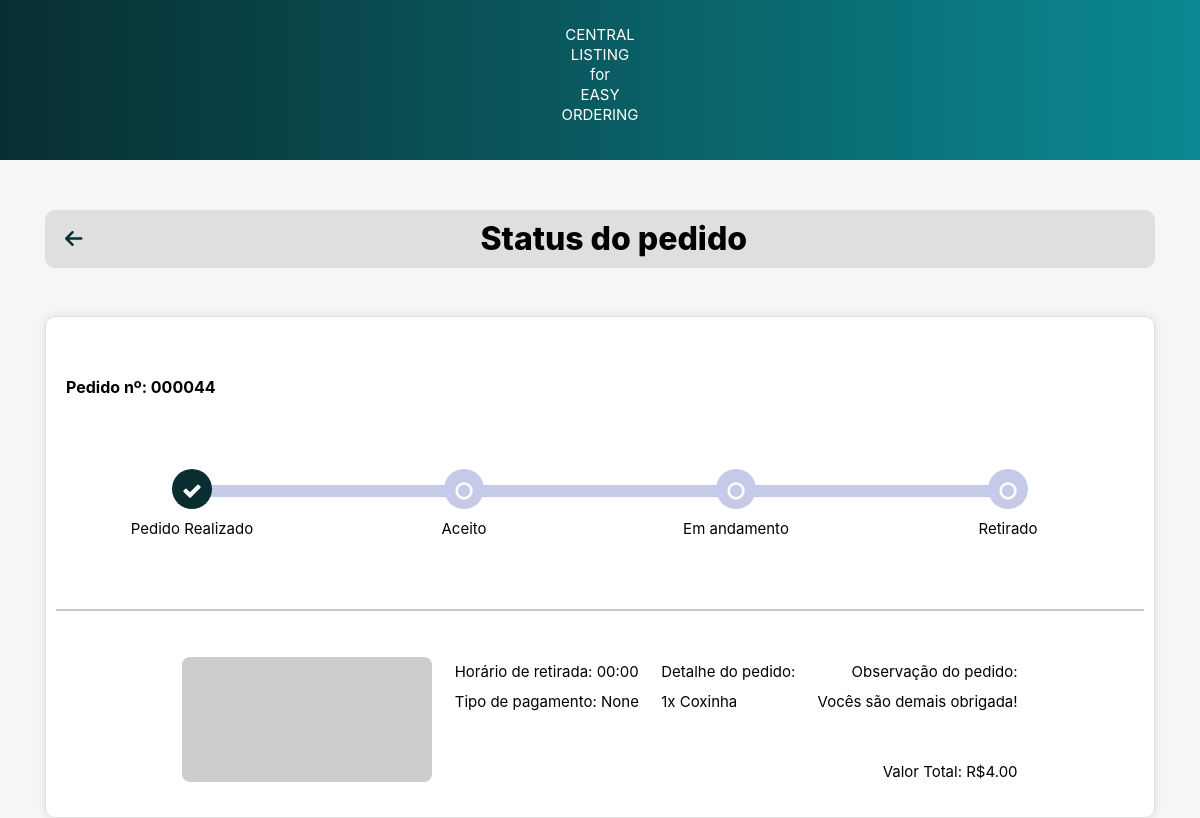
/order_status/ (signed in), run on an earlier commit of the app's database.
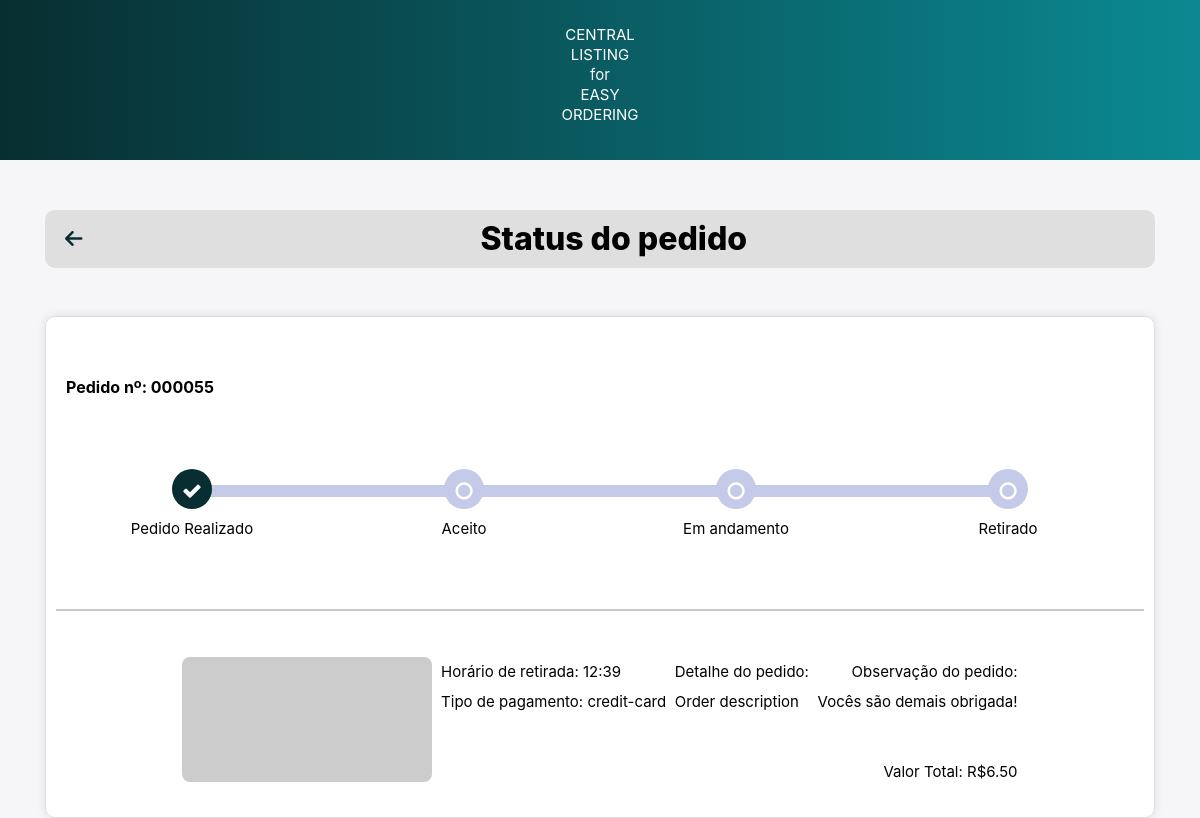
And on a later commit of the database.
### main/models.py (models this page shows)
class Order(models.Model):
    PAYMENT_METHOD_CHOICES = [
        ('pix', 'PIX'),
        ('credit_card', 'Credit Card'),
    ]
    user = models.ForeignKey(User, on_delete=models.CASCADE)
    order = models.CharField(max_length=1000)
    order_datetime = models.DateTimeField()
    pickup_time = models.DateTimeField()
    total = models.DecimalField(max_digits=6, decimal_places=2)
    payment_method = models.CharField(max_length=20, choices=PAYMENT_METHOD_CHOICES, null=True)

### main/views.py (the view)
# urls.py: path('order_status/', views.order_status, name='order_status'),
@login_required(login_url='login')
def order_status(request):
    cart = Cart.objects.filter(user=request.user)
    total = cart.aggregate(total=Sum(F('product__price') * F('quantity')))['total']
    if request.method == 'POST':
        order_datetime = datetime.now()
        pickup_time = datetime.now() + timedelta(minutes=30)
        order_products = [f"{item.quantity}x {item.product.name}" for item in cart]
        order_summary = ", ".join(order_products)
        order = Order.objects.create(user=request.user, order=order_summary, total=total,
        pickup_time=pickup_time, order_datetime=order_datetime)
        messages.success(request, 'Pedido realizado com sucesso!')
        cart.delete()
    else:
        order = Order.objects.filter(user=request.user).last()
    context = {
        'order': order,
    }
    return render(request, 'order_status.html', context)

### templates/order_status.html (shortened to what this page needs)
{% load static %}
<!DOCTYPE html>
<html>
<head>
    <link rel="stylesheet" href="https://cdnjs.cloudflare.com/ajax/libs/font-awesome/6.4.0/css/all.min.css" />
    <link
    rel="stylesheet"
    href="https://cdn.jsdelivr.net/npm/bootstrap@4.3.1/dist/css/bootstrap.min.css"
  />
  <link
    rel="stylesheet"
    href="https://cdnjs.cloudflare.com/ajax/libs/font-awesome/4.7.0/css/font-awesome.css"
  />
  <link rel="stylesheet" type="text/css" href="{% static './css/order_status.css' %}">
</head>
<body>
  <nav>
          <p>CENTRAL<br>LISTING<br>for<br>EASY<br>ORDERING</p>
  </nav>
    <div class="container">
        <div class="top-bar">
            <a id="arrow" href="{% url 'home' %}" class="back-to-home">
                <i class="fas fa-arrow-left"></i>
            </a>
            <h1 class="top-bar-title">Status do pedido</h1>
        </div>
    </div>
    {% if order %}
    <div class="container">
      <div class="card">
        <div class="timeline-container">
          <div class="order_number_text">
            Pedido nº: 0000{{ order.id }}</p>
          </div>
          <ul id="progressbar" class="text-center">
            <li class="step0">
              <div class="step-container">
                <p class="status-text">Pedido Realizado</p>
              </div>
            </li>
            <li class="step0">
              <div class="step-container">
                <p class="status-text">Aceito</p>
              </div>
            </li>
            <li class="step0">
              <div class="step-container">
                <p class="status-text">Em andamento</p>
              </div>
            </li>
            <li class="step0">
              <div class="step-container">
                <p class="status-text">Retirado</p>
              </div>
            </li>
          </ul>
          <br><br><br><br><br>
          <div class="track-order">
            <hr>
            <div class="row d-flex justify-content-between px-3 top">
              <div class="d-flex">
                <img src="https://placehold.co/600x400?text=product_img" alt="Product Image" style="width:250px;height:125px;">
              </div>
              <div>
                <p>Horário de retirada: {{ order.pickup_time|date:"H:i"}}</p>
                <p>Tipo de pagamento: {{ order.payment_method }}</p>
              </div>
              <div>
                <p>Detalhe do pedido:</p>
                <p>{{order.order}}</p>
              </div>
              <div class="d-flex flex-column text-sm-right">
                <p>Observação do pedido:</p>
                <p>Vocês são demais obrigada!</p>
                <p><br><br>Valor Total: R${{order.total}}</p>
              </div>
            </div>
          </div>
        </div>
      </div>
    </div>
    {% endif %}
</body>
</html>

### static/css/order_status.css (style rules this page uses)
* { box-sizing: border-box; margin: 0; padding: 0; }
nav { background: linear-gradient(90deg, #082E31, #0b8992); padding: 5px; text-align: center; font-size: 15px; width: 100%; color: #fff; margin-bottom: 50px; font-weight: normal; }
.top-bar { display: flex; align-items: center; padding: 10px 20px; background-color: #dfdfdf; border-radius: 10px; width: 100%; margin: 0 auto; position: relative; }
.top-bar-title { flex-grow: 1; margin: 0; font-size: 32px; text-align: center; }
.back-to-home { color: #082E31; font-size: 20px; margin-right: 10px; }
body { color: #000; overflow-x: hidden; height: 100%; background-color: #f6f5f7; background-repeat: no-repeat; }
.card { z-index: 0; background-color: #fff; padding-bottom: 0px; margin-top: 48px; border-radius: 10px; border: 0px solid rgba(0,0,0,.125); }
.top { padding-top: 30px; padding-left: 13% !important; padding-right: 13% !important; }
#progressbar { margin-bottom: 1px; padding-left: 0; margin-top: 70px; }
#progressbar li { list-style-type: none; font-size: 13px; width: 25%; float: left; position: relative; font-weight: 400; }
#progressbar .step0::before { font-family: FontAwesome; content: '\f10c'; color: #fff; }
#progressbar li::before { width: 40px; height: 40px; line-height: 45px; display: block; font-size: 20px; background: #c5cae9; border-radius: 50%; margin: auto; padding: 0; }
#progressbar li::after { content: ''; width: 100%; height: 12px; background-color: #c5cae9; position: absolute; top: 16px; left: 0; z-index: -1; }
#progressbar li:last-child::after { border-top-right-radius: 10px; border-bottom-right-radius: 10px; position: absolute; left: -50%; }
#progressbar li:nth-child(2)::after, #progressbar li:nth-child(3)::after { left: -50%; }
#progressbar li:first-child::after { border-top-left-radius: 10px; border-bottom-right-radius: 10px; position: absolute; left: 50%; }
#progressbar li.active::before, #progressbar li.active::after { background-color: #082E31; transition: background 1.0s; }
#progressbar li.active::before { font-family: FontAwesome; content: '\f00c'; color: #fff; }
.status-text { text-align: center; margin-top: 10px; }
.step-container { display: flex; flex-direction: column; align-items: center; justify-content: center; }
img { border-radius: 8px; }
.container .card .row { margin-bottom: 20px; }
.container .card .row p { margin: 0; padding: 5px 0; }
.container .card .row .d-flex { flex-direction: column; align-items: flex-start; }
.container .card .row .text-sm-right { align-items: flex-end; }
hr { background-color: #dfdfdf; border-width: 2px; }
.timeline-container { border: 1px solid #ddd; border-radius: 10px; padding: 10px; box-shadow: 0px 0px 10px rgba(0,0,0,0.1); padding-top: 48px; }
.track-order { margin-top: 20px; }
h1 { font-weight: bold; font-weight: 800; }
p { font-size: 15px; line-height: 20px; margin: 20px 0 30px; }
.order_number_text { padding-top: 10px; padding-left: 10px; font-size: 16px; font-weight: bolder; }

What changed in the data, as far as the page shows it:
no longer on this page (row unchanged): Order: id "44", pickup_time "00:00", payment_method "None", order "1x Coxinha", total "4.00"
added Order: id "55", pickup_time "12:39", payment_method "credit-card", order "Order description", total "6.50"
